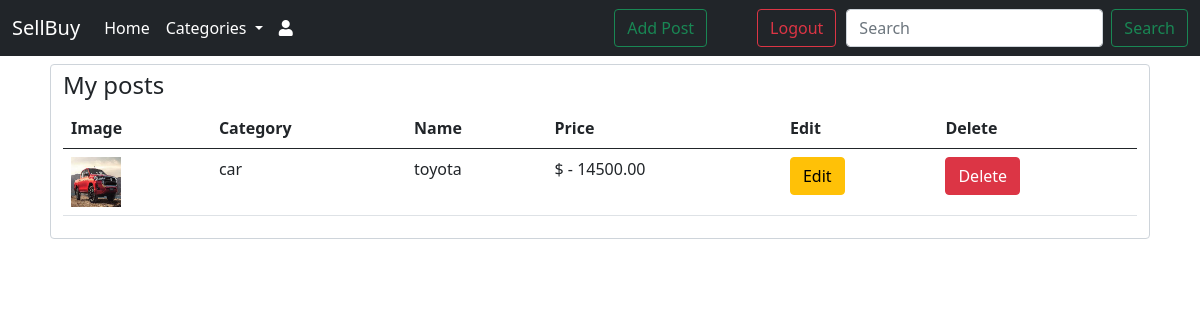
/profile/ (signed in), run on the app's committed database.
### store/models.py (models this page shows, shortened)
class Product(models.Model):
	category = models.ForeignKey(Category, on_delete=models.CASCADE)
	name = models.CharField(max_length=255)
	price = models.DecimalField(max_digits=8, decimal_places=2)
	img = models.ImageField(upload_to='img/')
	author = models.ForeignKey(User, on_delete=models.CASCADE)
	published = models.DateTimeField(auto_now=True)
	description = models.TextField()
	phone = models.CharField(max_length=12)
	region = models.CharField(max_length=255)
	class Meta:
		ordering = ('-published',)

class Category(models.Model):
	name = models.CharField(max_length=255)
	slug = models.SlugField(max_length=255, unique=True)
	class Meta:
		verbose_name_plural = 'categories'
	def get_absolute_url(self):
		return reverse('category_list', args=[self.slug])
	def __str__(self):
		return self.name

### store/views.py (the view)
# urls.py: path('profile/', views.user_profile, name='profile'),
def user_profile(request):
	post = Product.objects.filter(author=request.user)
	return render(request, 'profile.html', {'post': post})

### store/context_processors.py (called while the page is built)
def categories(request):
	return {
		'categories': Category.objects.all()
	}

### templates/profile.html (shortened to what this page needs)
{% extends 'base.html' %}
{% load static %}
{% block content %}
<div class="container">
	<div class="row">
		<div class="col m-2 form-control">
			<h4>My posts</h4>
			<table class="table">
				<thead>
					<tr>
						<th scope="col">Image</th>
						<th scope="col">Category</th>
						<th scope="col">Name</th>
						<th scope="col">Price</th>
						<th scope="col">Edit</th>
						<th scope="col">Delete</th>
					</tr>
				</thead>
				<tbody>
					{% for post in post %}
					<tr>
						<th scope="row"><img src="{{post.img.url}}" style="width: 50px; height: 50px;"></th>
						<td>{{post.category}}</td>
						<td>{{post.name}}</td>
						<td>$ - {{post.price}}</td>
						<td><a class="btn btn-warning" href="{% url 'edit_post' post.id %}">Edit</a></td>
						<td><a class="btn btn-danger" href="{% url 'delete_post' post.id %}">Delete</a></td>
					</tr>
					{% endfor %}
				</tbody>
			</table>
		</div>
	</div>
{% endblock %}

### data on the page
Product: img (picture), category "car", name "toyota", price "14500.00"
